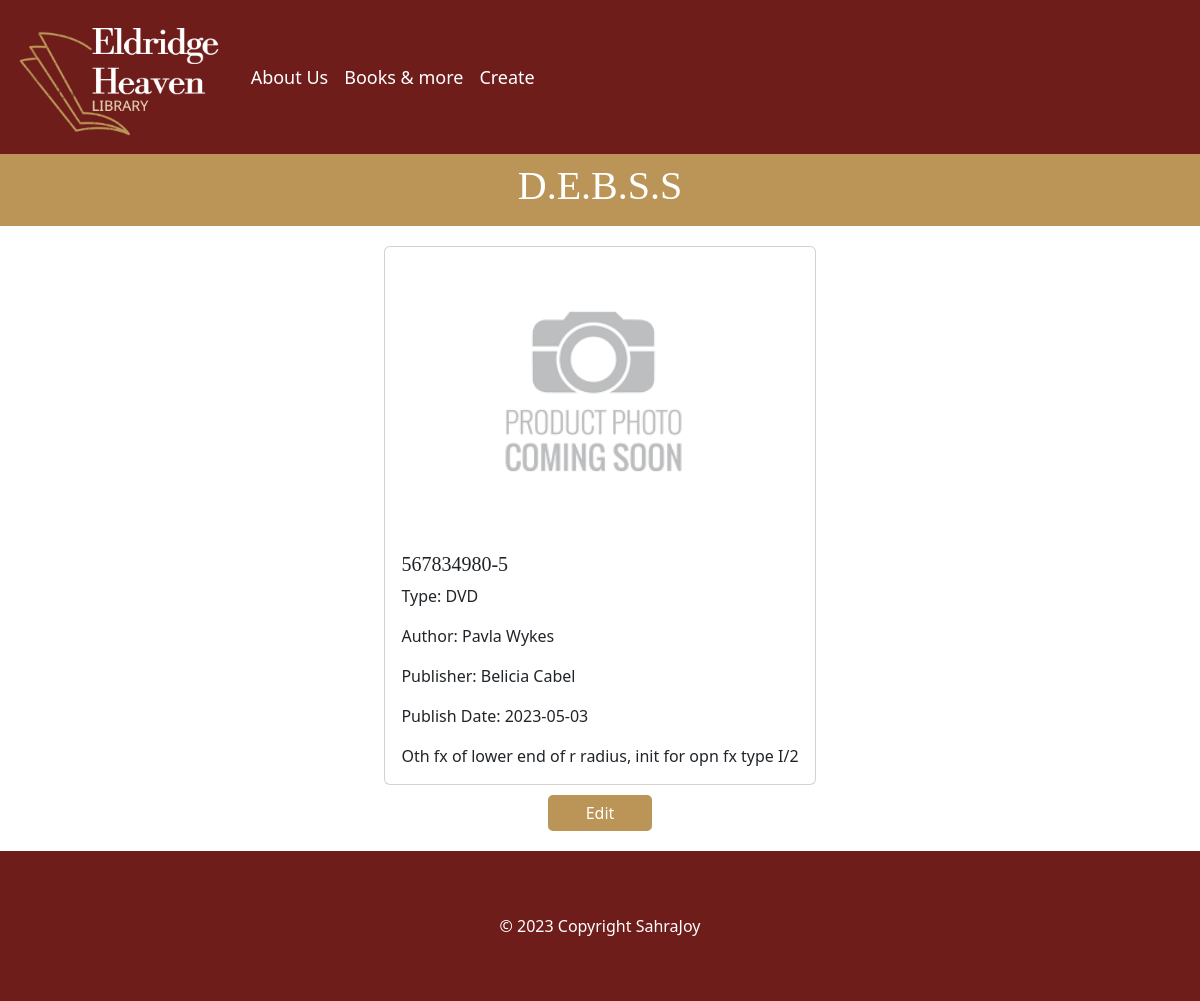
The page /details.php?id=43 on the database its author committed.
### tables this page shows
CREATE TABLE `stock` (
  `id_stock` int(11) NOT NULL,
  `title` varchar(50) NOT NULL,
  `img` varchar(50) DEFAULT NULL,
  `isbn` varchar(50) NOT NULL,
  `description` varchar(265) DEFAULT NULL,
  `fk_type` int(11) NOT NULL,
  `fk_author` int(11) NOT NULL,
  `fk_publisher` int(11) NOT NULL,
  `publish_date` date NOT NULL
);

CREATE TABLE `type` (
  `id_type` int(11) NOT NULL,
  `type` varchar(50) DEFAULT NULL
);

CREATE TABLE `author` (
  `id_author` int(11) NOT NULL,
  `first_name` varchar(50) DEFAULT NULL,
  `last_name` varchar(50) DEFAULT NULL
);

CREATE TABLE `publisher` (
  `id_publisher` int(11) NOT NULL,
  `first_name` varchar(50) DEFAULT NULL,
  `last_name` varchar(50) DEFAULT NULL,
  `address` varchar(50) DEFAULT NULL,
  `city` varchar(50) DEFAULT NULL
);

### details.php (the view, shortened to what this page needs)
<?php
    require_once 'components/db_connect.php';
    if(isset($_GET['id']) && !empty($_GET["id"])){
        $id_stock = mysqli_real_escape_string($conn, $_GET['id']);
        $sql = "SELECT stock.*,
                        type.type AS typeName,
                        author.first_name AS authorFirstName,
                        author.last_name AS authorLastName,
                        publisher.first_name AS publisherFirstName,
                        publisher.last_name AS publisherLastName
                FROM `stock`
                INNER JOIN `type` ON stock.fk_type = type.id_type
                INNER JOIN `author` ON stock.fk_author = author.id_author
                INNER JOIN `publisher` ON stock.fk_publisher = publisher.id_publisher
    	        WHERE `stock`.`id_stock` = $id_stock";
        $result = mysqli_query($conn, $sql);
        $cards = "";
        $title = "";
        if(mysqli_num_rows($result) > 0) {
            $row = mysqli_fetch_assoc($result);
                $cards .= "
                    <div class='card'>
                        <img src='assets/{$row["img"]}' class='card-img-top' style='width: 100%' alt='...'>
                        <div class='card-body'>
                            <h5>{$row["isbn"]}</h5>
                            <p class='card-text'>Type: {$row["typeName"]}</p>
                            <p class='card-text'>Author: {$row["authorFirstName"]} {$row["authorLastName"]}</p>
                            <p class='card-text'>Publisher: {$row["publisherFirstName"]} {$row["publisherLastName"]}</p>
                            <p class='card-text'>Publish Date: {$row["publish_date"]}</p>
                            <p class='card-text'>{$row["description"]}</p>
                        </div>
                    </div>
                ";
                $title = "<h1>{$row["title"]}</h1>";
        } else {
            $cards = "no data found";
        }
    }
?>
<!doctype html>
<html lang="en">
<head>
    <link href="https://cdn.jsdelivr.net/npm/bootstrap@5.3.2/dist/css/bootstrap.min.css" rel="stylesheet">
    <link rel="stylesheet" href="CSS/style.css">
</head>
<body>
    <?php require_once 'components/navbar.php'; ?>
    <div class='headline'>
        <h1><?= $title; ?></h1>
    </div>
    <div class='details'>
        <div id="cardDiv">
            <?= $cards; ?>
        </div>
        <?php if (isset($row)): ?>
            <a href='update.php?id=<?= $row["id_stock"]; ?>' class='btn btn-success'>Edit</a>
        <?php endif; ?>
    </div>
    <?php require_once 'components/footer.php'; ?>
</body>
</html>

### CSS/style.css (style rules this page uses)
.headline { display: flex; justify-content: center; align-items: center; padding: 1vh; width: 100%; background-color: #BB9457; }
h5 { font-family: 'Source Serif 4', serif; }
.headline h1 { font-family: 'Source Serif 4', serif; color: white; }
.details { margin: 20px; display: flex; justify-content: center; align-items: center; flex-direction: column; }
.details .btn { margin-top: 10px; width: 13vh; background-color: #BB9457; border: none; border-radius: 5px; }
.details #cardDiv .card img { padding: 10px; border: none; width: 100%; }
.details #cardDiv .card { overflow: hidden; display: flex; justify-content: center; align-items: center; flex-direction: column; }

### rows shown on the page
stock: title "D.E.B.S.S", img (picture), isbn "567834980-5", fk_type.type "DVD", fk_author.first_name "Pavla", fk_author.last_name "Wykes", fk_publisher.first_name "Belicia", fk_publisher.last_name "Cabel", publish_date "2023-05-03", description "Oth fx of lower end of r radius, init for opn fx type I/2"
